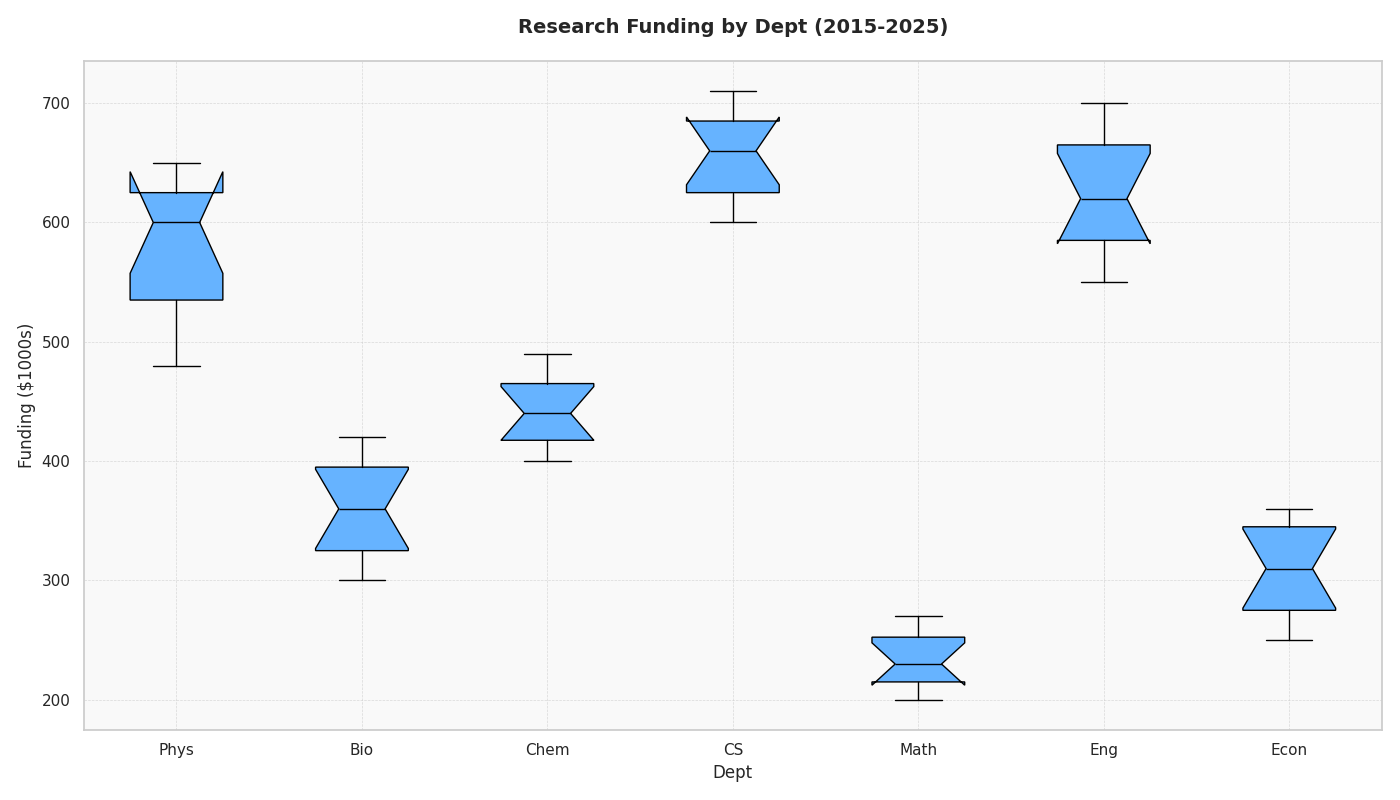

The Python source for this figure:
import matplotlib.pyplot as plt

departments = ['Phys', 'Bio', 'Chem', 'CS', 'Math', 'Eng', 'Econ']

funding_data = {
    'Physics': [500, 520, 480, 550, 570, 600, 620, 610, 640, 630, 650],
    'Biology': [300, 320, 310, 330, 340, 360, 380, 390, 400, 410, 420],
    'Chemistry': [400, 410, 415, 420, 430, 440, 450, 460, 470, 480, 490],
    'Computer Science': [600, 610, 620, 630, 640, 660, 670, 680, 690, 700, 710],
    'Mathematics': [200, 210, 205, 220, 225, 230, 240, 250, 255, 260, 270],
    'Engineering': [550, 560, 580, 590, 610, 620, 630, 660, 670, 680, 700],
    'Economics': [250, 260, 270, 280, 290, 310, 330, 340, 350, 355, 360],
}

funding_list = [funding_data[dept] for dept in funding_data.keys()]

fig, ax = plt.subplots(figsize=(14, 8))

box = ax.boxplot(funding_list, vert=True, patch_artist=True, labels=departments, notch=True)

uniform_color = '#66B3FF'
for patch in box['boxes']:
    patch.set_facecolor(uniform_color)

plt.setp(box['medians'], color='black')

ax.set_title('Research Funding by Dept (2015-2025)', fontsize=14, fontweight='bold', pad=20)
ax.set_ylabel('Funding ($1000s)', fontsize=12)
ax.set_xlabel('Dept', fontsize=12)

ax.grid(True, linestyle='--', linewidth=0.5, alpha=0.7)
ax.set_axisbelow(True)
ax.set_facecolor('#f9f9f9')

plt.tight_layout()
plt.show()
